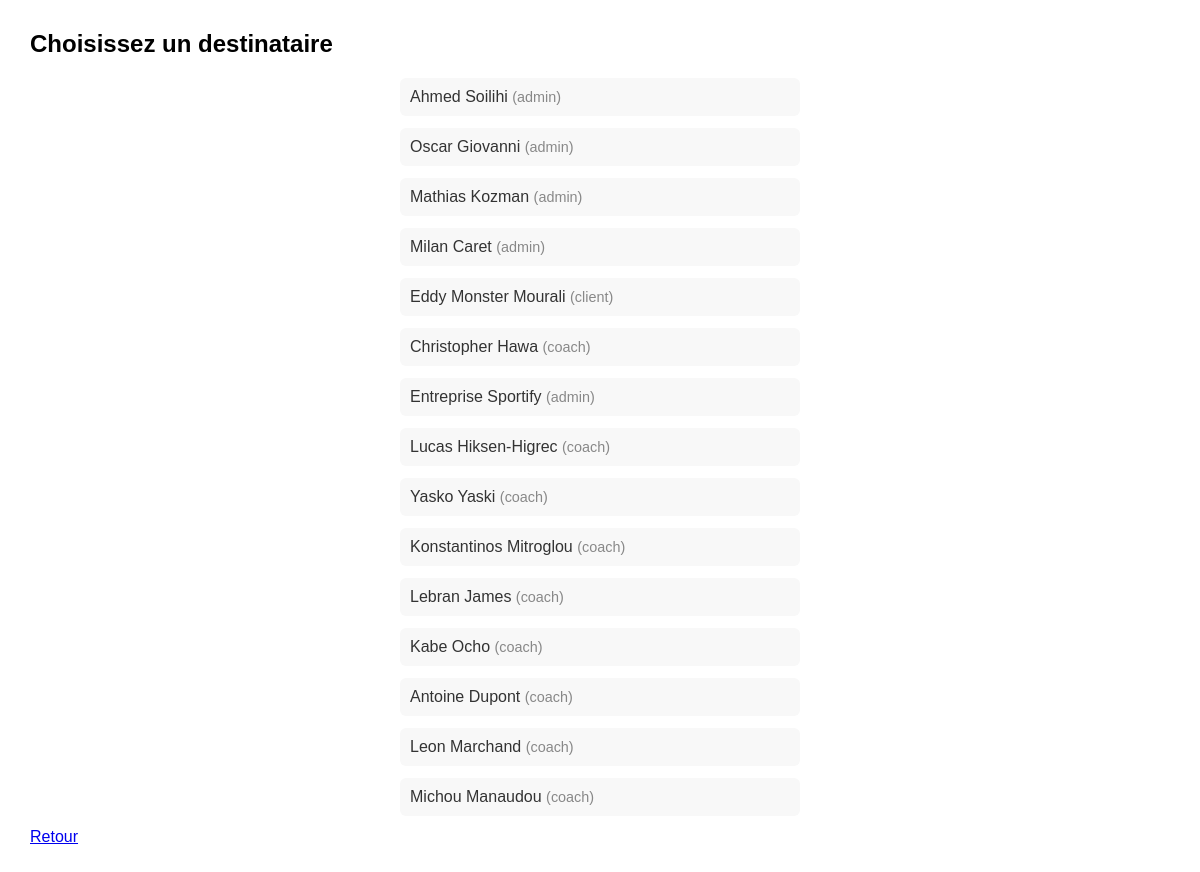
Screenshot of /php/Chat/chat_select.php (signed in) with the database file from the repository.
### tables this page shows
CREATE TABLE IF NOT EXISTS `users` (
  `id` int NOT NULL AUTO_INCREMENT,
  `nom` varchar(100) NOT NULL,
  `prenom` varchar(100) NOT NULL,
  `email` varchar(150) NOT NULL,
  `mot_de_passe` varchar(255) NOT NULL,
  `role` enum('admin','coach','client') NOT NULL,
  `adresse` text,
  `telephone` varchar(20) DEFAULT NULL,
  `carte_etudiant` varchar(30) DEFAULT NULL,
  PRIMARY KEY (`id`),
  UNIQUE KEY `email` (`email`)
);

### php/Chat/chat_select.php (the view, shortened to what this page needs)
<?php
require_once __DIR__ . '/../connexion.php';
$current_user_id = $_SESSION['user_id'];
$stmt = $pdo->prepare("SELECT id, nom, prenom, role FROM users WHERE id != ?");
$stmt->execute([$current_user_id]);
$users = $stmt->fetchAll();
?>
<!DOCTYPE html>
<html lang="fr">
<head>
</head>
<body>
<h2>Choisissez un destinataire</h2>
<div class="users-list">
    <?php foreach ($users as $u): ?>
        <a class="user-link" href="chat.php?user=<?= $u['id'] ?>">
            <?= htmlspecialchars($u['prenom'] . ' ' . $u['nom']) ?>
            <span style="color: #888; font-size: 0.9em;">(<?= $u['role'] ?>)</span>
        </a>
    <?php endforeach; ?>
</div>
<a href="javascript:history.back()">Retour</a>
</body>
</html>

### php/Chat/chat_select.php (style rules this page uses)
body { font-family: Arial, sans-serif; margin: 30px; }
.users-list { max-width: 400px; margin: auto; }
.user-link { display: block; margin-bottom: 12px; padding: 10px; background: #f8f8f8; border-radius: 6px; text-decoration: none; color: #333; }

### rows the page displays
users: prenom+nom "Ahmed Soilihi", role "admin"
users: prenom+nom "Oscar Giovanni", role "admin"
users: prenom+nom "Mathias Kozman", role "admin"
users: prenom+nom "Milan Caret", role "admin"
users: prenom+nom "Eddy Monster Mourali", role "client"
users: prenom+nom "Christopher Hawa", role "coach"
users: prenom+nom "Entreprise Sportify", role "admin"
users: prenom+nom "Lucas Hiksen-Higrec", role "coach"
users: prenom+nom "Yasko Yaski", role "coach"
users: prenom+nom "Konstantinos Mitroglou", role "coach"
users: prenom+nom "Lebran James", role "coach"
users: prenom+nom "Kabe Ocho", role "coach"
users: prenom+nom "Antoine Dupont", role "coach"
users: prenom+nom "Leon Marchand", role "coach"
users: prenom+nom "Michou Manaudou", role "coach"
